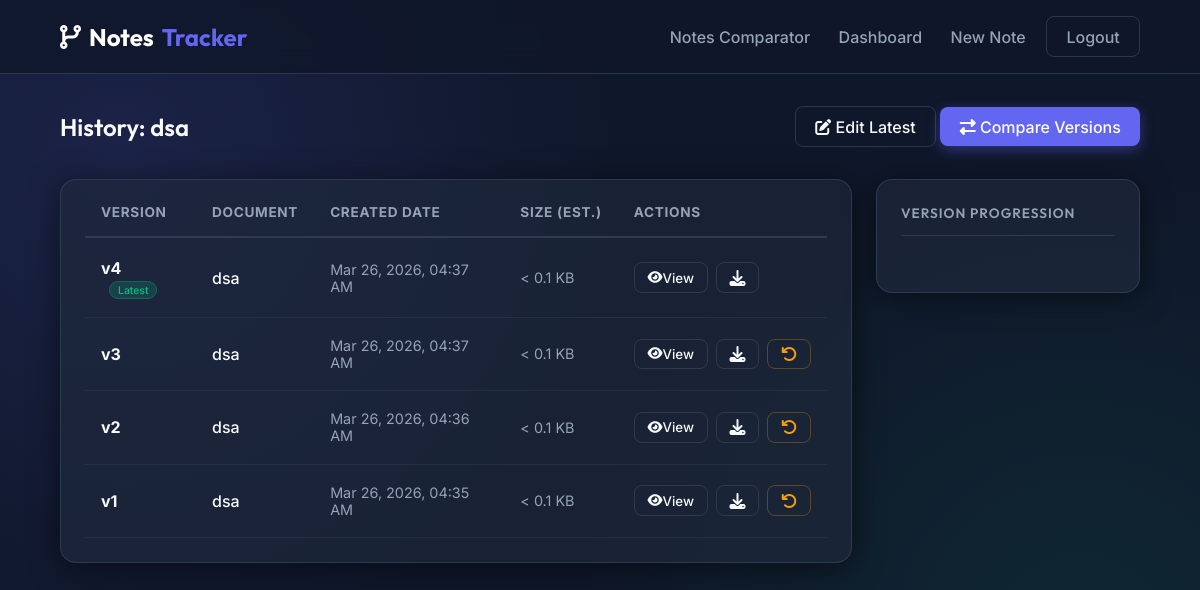
Page /note/2/timeline (signed in) on the committed database.
### models.py (models this page shows)
class Note(db.Model):
    id = db.Column(db.Integer, primary_key=True)
    title = db.Column(db.String(100), nullable=False)
    date_posted = db.Column(db.DateTime, nullable=False, default=datetime.utcnow)
    user_id = db.Column(db.Integer, db.ForeignKey('user.id'), nullable=False)
    versions = db.relationship('NoteVersion', backref='note', lazy=True, cascade="all, delete-orphan", order_by="NoteVersion.version_num")

class NoteVersion(db.Model):
    id = db.Column(db.Integer, primary_key=True)
    content = db.Column(db.Text, nullable=False)
    version_num = db.Column(db.Integer, nullable=False)
    created_at = db.Column(db.DateTime, nullable=False, default=datetime.utcnow)
    note_id = db.Column(db.Integer, db.ForeignKey('note.id'), nullable=False)

### app.py (the view)
@app.route("/note/<int:note_id>/timeline")
@login_required
def timeline(note_id):
    note = Note.query.get_or_404(note_id)
    if note.author != current_user:
        flash('Unauthorized', 'danger')
        return redirect(url_for('dashboard'))
    versions = reversed(note.versions) # newest first
    return render_template('timeline.html', note=note, versions=versions)

### app.py (called while the page is built)
@login_manager.user_loader
def load_user(user_id):
    return User.query.get(int(user_id))

### templates/timeline.html (shortened to what this page needs)
{% extends 'layout.html' %}
{% block content %}
<div class="notes-header">
    <h2>History: {{ note.title }}</h2>
    <div>
        <a href="{{ url_for('edit_note', note_id=note.id) }}" class="btn btn-outline"><i class="fas fa-edit"></i> Edit
            Latest</a>
        {% if note.versions|length > 1 %}
        <a href="{{ url_for('compare', note_id=note.id) }}" class="btn btn-primary"><i class="fas fa-exchange-alt"></i>
            Compare Versions</a>
        {% endif %}
    </div>
</div>
<div class="version-dashboard-layout">
    <div class="glass-card version-table-container" style="padding: 0.5rem 1.5rem 1.5rem;">
        <table class="version-table">
            <thead>
                <tr>
                    <th>Version</th>
                    <th>Document</th>
                    <th>Created Date</th>
                    <th>Size (Est.)</th>
                    <th>Actions</th>
                </tr>
            </thead>
            <tbody>
                {% for v in versions %}
                <tr class="animate" style="animation-delay: {{ loop.index0 * 0.1 }}s">
                    <td>
                        <strong style="color: var(--text-primary);">v{{ v.version_num }}</strong>
                        {% if loop.first %}
                        <span class="chip" style="font-size: 0.65rem; padding: 0.1rem 0.5rem; margin-left: 0.5rem; background: rgba(16, 185, 129, 0.2); color: var(--success); border: 1px solid rgba(16, 185, 129, 0.3);">Latest</span>
                        {% endif %}
                    </td>
                    <td style="font-weight: 500;">{{ note.title }}</td>
                    <td style="color: var(--text-secondary); font-size: 0.9rem;">{{ v.created_at.strftime('%b %d, %Y, %I:%M %p') }}</td>
                    <td style="color: var(--text-secondary); font-size: 0.9rem;">
                        {% set size_kb = (v.content|length / 1024)|round(1) %}
                        {% if size_kb > 0 %}{{ size_kb }} KB{% else %} &lt; 0.1 KB {% endif %}
                    </td>
                    <td>
                        <div class="action-buttons" style="display: flex; gap: 0.5rem;">
                            <button type="button" class="btn btn-outline btn-sm action-btn" onclick="togglePreview('preview-{{ loop.index }}')" title="Toggle Content View">
                                <i class="fas fa-eye"></i> View
                            </button>
                            <a download="{{ note.title }}_v{{ v.version_num }}.txt" class="btn btn-outline btn-sm action-btn" title="Download text format">
                                <i class="fas fa-download"></i>
                            </a>
                            {% if not loop.first %}
                            <a href="{{ url_for('restore', note_id=note.id, version_id=v.id) }}" class="btn btn-outline btn-sm action-btn" style="color: var(--warning); border-color: rgba(245, 158, 11, 0.3);" onclick="return confirm('Are you sure you want to restore this version? This will create a new version.');" title="Restore this version">
                                <i class="fas fa-undo"></i>
                            </a>
                            {% endif %}
                        </div>
                    </td>
                </tr>
                {% endfor %}
            </tbody>
        </table>
    </div>
    <div class="glass-card mini-timeline-container" style="padding: 1.5rem; align-self: start;">
        <h4 style="margin-bottom: 2rem; color: var(--text-secondary); text-transform: uppercase; font-size: 0.85rem; letter-spacing: 1px; border-bottom: 1px solid var(--border-color); padding-bottom: 0.8rem;">Version Progression</h4>
    </div>
</div>
{% endblock %}

### templates/layout.html (shortened to what this page needs)
<!DOCTYPE html>
<html lang="en">
<head>
    <link rel="stylesheet" href="{{ url_for('static', filename='style.css') }}">
    <link rel="stylesheet" href="https://cdnjs.cloudflare.com/ajax/libs/font-awesome/6.4.0/css/all.min.css">
</head>
<body>
    <nav>
        <a href="/" class="brand">
            <i class="fas fa-code-branch"></i>
            Notes<span>Tracker</span>
        </a>
        <div class="nav-links">
            <a href="{{ url_for('comparator') }}">Notes Comparator</a>
            {% if current_user.is_authenticated %}
            <a href="{{ url_for('dashboard') }}" style="margin-left: 1.5rem;">Dashboard</a>
            <a href="{{ url_for('new_note') }}">New Note</a>
            <a href="{{ url_for('logout') }}" class="btn btn-outline" style="margin-left: 1rem;">Logout</a>
            {% else %}
            <a href="{{ url_for('login') }}" style="margin-left: 1.5rem;">Login</a>
            <a href="{{ url_for('register') }}" class="btn btn-primary">Sign Up</a>
            {% endif %}
        </div>
    </nav>
    <div class="container animate">
        {% block content %}{% endblock %}
    </div>
</body>
</html>

### static/style.css (style rules this page uses)
:root { --bg-color: #0f172a; --card-bg: rgba(30, 41, 59, 0.7); --border-color: rgba(51, 65, 85, 0.8); --primary: #6366f1; --primary-hover: #4f46e5; --text-primary: #f8fafc; --text-secondary: #94a3b8; --success: #10b981; --danger: #ef4444; --warning: #f59e0b; --glass-shadow: 0 4px 30px rgba(0, 0, 0, 0.5); --glass-blur: blur(12px); }
* { margin: 0; padding: 0; box-sizing: border-box; }
body { font-family: 'Inter', sans-serif; background-color: var(--bg-color); background-image: radial-gradient(circle at 10% 20%, rgba(99, 102, 241, 0.15) 0%, transparent 40%), radial-gradient(circle at 90% 80%, rgba(16, 185, 129, 0.1) 0%, transparent 40%); background-attachment: fixed; color: var(--text-primary); min-height: 100vh; display: flex; flex-direction: column; }
h1, h2, h3, h4, h5, h6 { font-family: 'Outfit', sans-serif; font-weight: 600; }
nav { display: flex; justify-content: space-between; align-items: center; padding: 1rem 5%; background: rgba(15, 23, 42, 0.8); backdrop-filter: var(--glass-blur); border-bottom: 1px solid var(--border-color); position: sticky; top: 0; z-index: 100; }
.brand { font-size: 1.5rem; font-family: 'Outfit', sans-serif; font-weight: 700; color: white; text-decoration: none; display: flex; align-items: center; gap: 0.5rem; }
.brand span { color: var(--primary); }
.nav-links a { color: var(--text-secondary); text-decoration: none; margin-left: 1.5rem; font-weight: 500; transition: color 0.3s; }
.btn { display: inline-block; padding: 0.6rem 1.2rem; border-radius: 8px; font-weight: 500; text-decoration: none; cursor: pointer; transition: all 0.3s ease; border: none; font-family: 'Inter', sans-serif; }
.btn-primary { background: var(--primary); color: white; box-shadow: 0 4px 14px rgba(99, 102, 241, 0.4); }
.btn-outline { background: transparent; border: 1px solid var(--border-color); color: var(--text-primary); }
.container { flex: 1; width: 90%; max-width: 1200px; margin: 2rem auto; }
.glass-card { background: var(--card-bg); backdrop-filter: var(--glass-blur); border: 1px solid var(--border-color); border-radius: 16px; padding: 2rem; box-shadow: var(--glass-shadow); }
.notes-header { display: flex; justify-content: space-between; align-items: center; margin-bottom: 2rem; }
.chip { background: rgba(99, 102, 241, 0.15); color: #818cf8; border: 1px solid rgba(99, 102, 241, 0.3); padding: 0.3rem 0.8rem; border-radius: 20px; font-size: 0.85rem; font-weight: 500; }
.animate { animation: fadeIn 0.5s ease forwards; }
.version-dashboard-layout { display: grid; grid-template-columns: 3fr 1fr; gap: 1.5rem; align-items: start; }
.version-table-container { overflow-x: auto; }
.version-table { width: 100%; border-collapse: collapse; color: var(--text-primary); }
.version-table th { text-align: left; padding: 1rem; color: var(--text-secondary); font-size: 0.85rem; text-transform: uppercase; letter-spacing: 0.05em; border-bottom: 2px solid var(--border-color); white-space: nowrap; }
.version-table td { padding: 1.2rem 1rem; border-bottom: 1px solid rgba(51, 65, 85, 0.4); vertical-align: middle; }
.version-table tr { transition: background-color 0.2s ease; }
.action-btn { padding: 0.4rem 0.8rem; display: inline-flex; align-items: center; justify-content: center; border-color: rgba(255,255,255,0.1); }

### rows in the picture
Note: title "dsa"
NoteVersion: version_num "4", shows "Latest", created_at "Mar 26, 2026, 04:37 AM"
NoteVersion: version_num "3", created_at "Mar 26, 2026, 04:37 AM"
NoteVersion: version_num "2", created_at "Mar 26, 2026, 04:36 AM"
NoteVersion: version_num "1", created_at "Mar 26, 2026, 04:35 AM"
